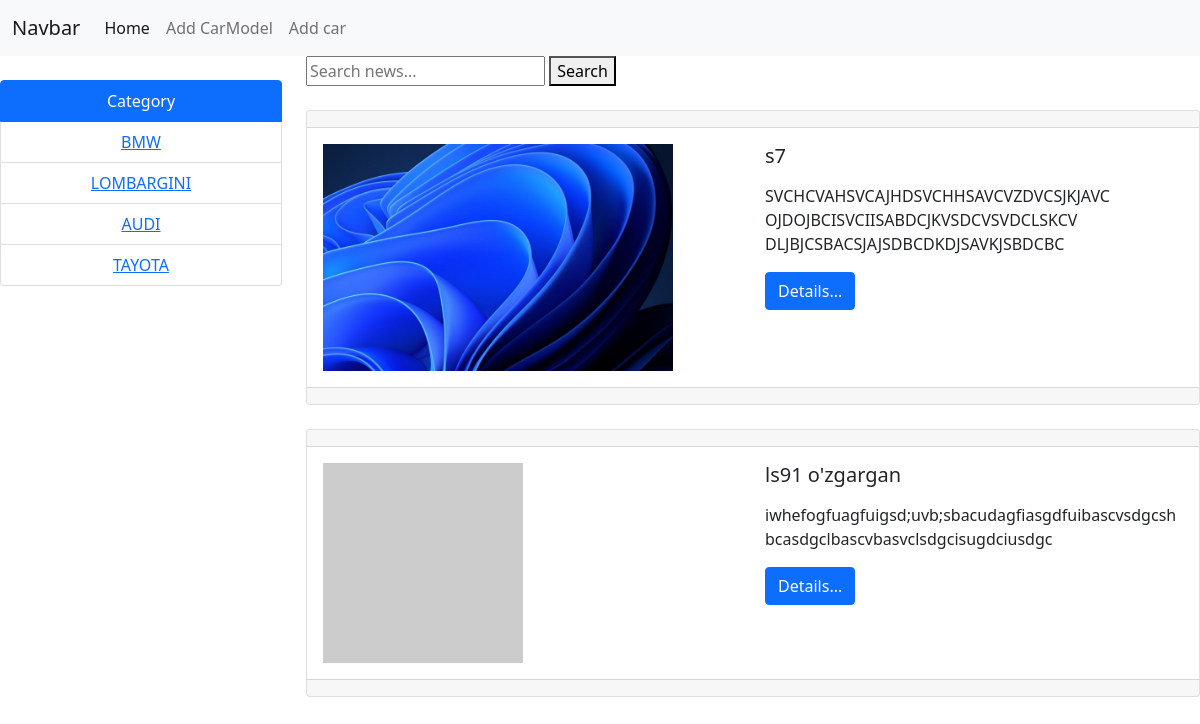
Before: /menu/ (signed in) with the older database file.
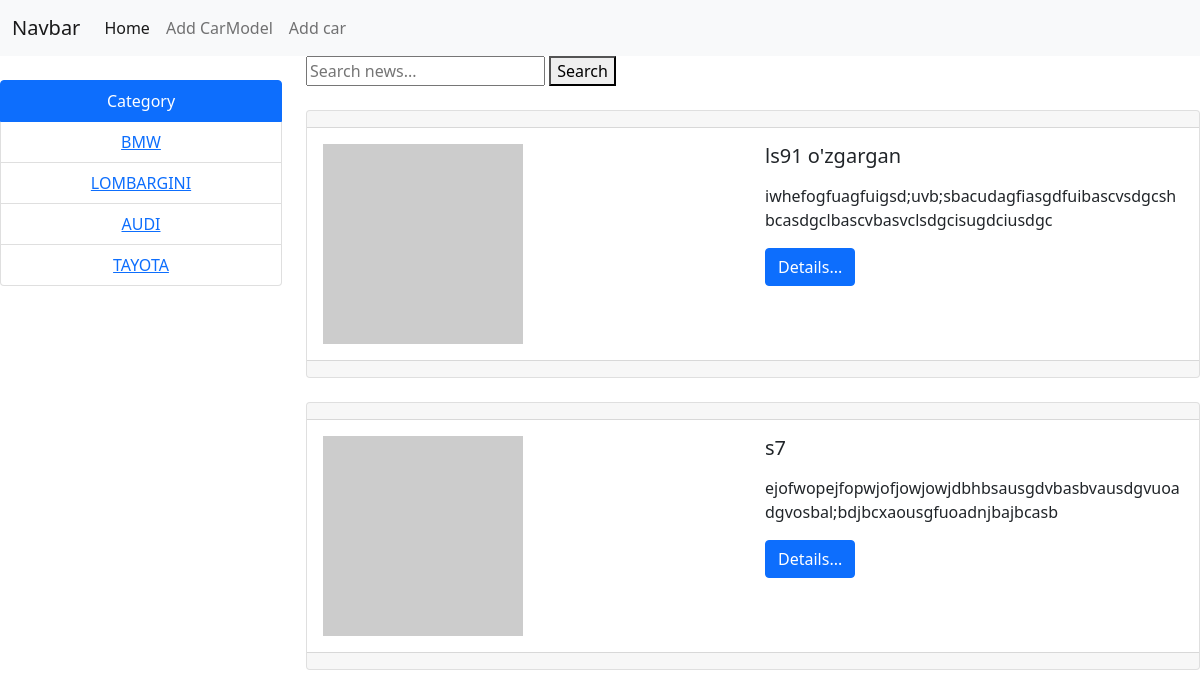
After: the same page with the newer database file.
### app1/models.py (models this page shows, shortened)
class CarModel(models.Model):
    title=models.CharField(max_length=50)

class Cars(models.Model):
    title=models.CharField(max_length=50)
    context=models.TextField(blank=True)
    create_ed=models.DateTimeField(auto_now_add=True)
    update_ed=models.DateTimeField(auto_now_add=True)
    carmodel=models.ForeignKey(CarModel,on_delete=models.CASCADE)
    photo=models.ImageField(upload_to='photo/%Y/%m/%d/')
    is_bool=models.BooleanField(default=True)
    views=models.IntegerField(default=0)

### app1/views.py (the view, shortened to what this page needs)
# urls.py: path('menu/',Menu,name='home'),
@login_required(login_url='login_user')
def Menu(request):
    if request.method == 'GET':
        search_word = request.GET.get('word', '')
        if search_word:
            cars = Cars.objects.filter(title__icontains=search_word)
        else:
            cars = Cars.objects.all()
        context={
            'title': 'Menu',
            'cars': cars,
            'carmodels': CarModel.objects.all(),
            'search_word': search_word,
        }
    return render(request, 'index.html', context=context)

### app1/templates/index.html (shortened to what this page needs)
<!DOCTYPE html>
<html lang="en">
<head>
</head>
<body>
<nav class="navbar navbar-expand-lg navbar-light bg-light">
    <div class="container-fluid">
        <a class="navbar-brand" href="#">Navbar</a>
        <div class="collapse navbar-collapse" id="navbarNavAltMarkup">
            <div class="navbar-nav">
                <a class="nav-link active" aria-current="page" href="#">Home</a>
                <a class="nav-link" href="{% url 'create_carmodel' %}">Add CarModel</a>
                <a class="nav-link" href="{% url 'create_car' %}" tabindex="-1" aria-disabled="true">Add car</a>
            </div>
        </div>
    </div>
</nav>
<div class="row">
    <div class="col-3">
        <ul class="list-group text-center mt-4">
            <li class="list-group-item active" aria-current="true">Category</li>
            {% for item in carmodels %}
            <li class="list-group-item"><a href="#">{{item.title}} </a></li>
            {% endfor%}
        </ul>
    </div>
     <div class="col-9">
         <form method="get">
            <input type="text" name="word" placeholder="Search news..." value="{{ search_word }}">
            <button type="submit">Search</button>
        </form>
        {% for item in cars%}
        <div class="card mt-4 ">
            <div class="card-header ">
            </div>
            <div class="card-body">
                <div class="row">
                    <div class="col-6">
                        {% if item.photo %}
                        <img src="{{item.photo.url}}" alt="" width="350">
                        {% else %}
                        <img src="https://picsum.photos/200" alt="">
                        {% endif %}
                    </div>
                    <div class="col-6">
                        <h5 class="card-title">{{item.title}}</h5>
                        <p class="card-text">{{item.context |safe|linebreaks|truncatewords:50}}</p>
                        <a href="{% url 'detail_car' item.pk %}" class="btn btn-primary">Details...</a>
                    </div>
                </div>
            </div>
            <div class="card-footer text-muted">
            </div>
        </div>
        {% endfor%}
    </div>
</div>
<link href="https://cdn.jsdelivr.net/npm/bootstrap@5.0.2/dist/css/bootstrap.min.css" rel="stylesheet"
>
</body>
</html>

Changed rows visible on the page:
removed Cars: photo (picture), title "s7", context "SVCHCVAHSVCAJHDSVCHHSAVCVZDVCSJKJAVC OJDOJBCISVCIISABDCJKVSDCVSVDCLSKCV DLJBJCSBACSJAJSDBCDKDJSAVKJSBDCBC"
added Cars: title "s7", context "ejofwopejfopwjofjowjowjdbhbsausgdvbasbvausdgvuoadgvosbal;bdjbcxaousgfuoadnjbajbcasb"
